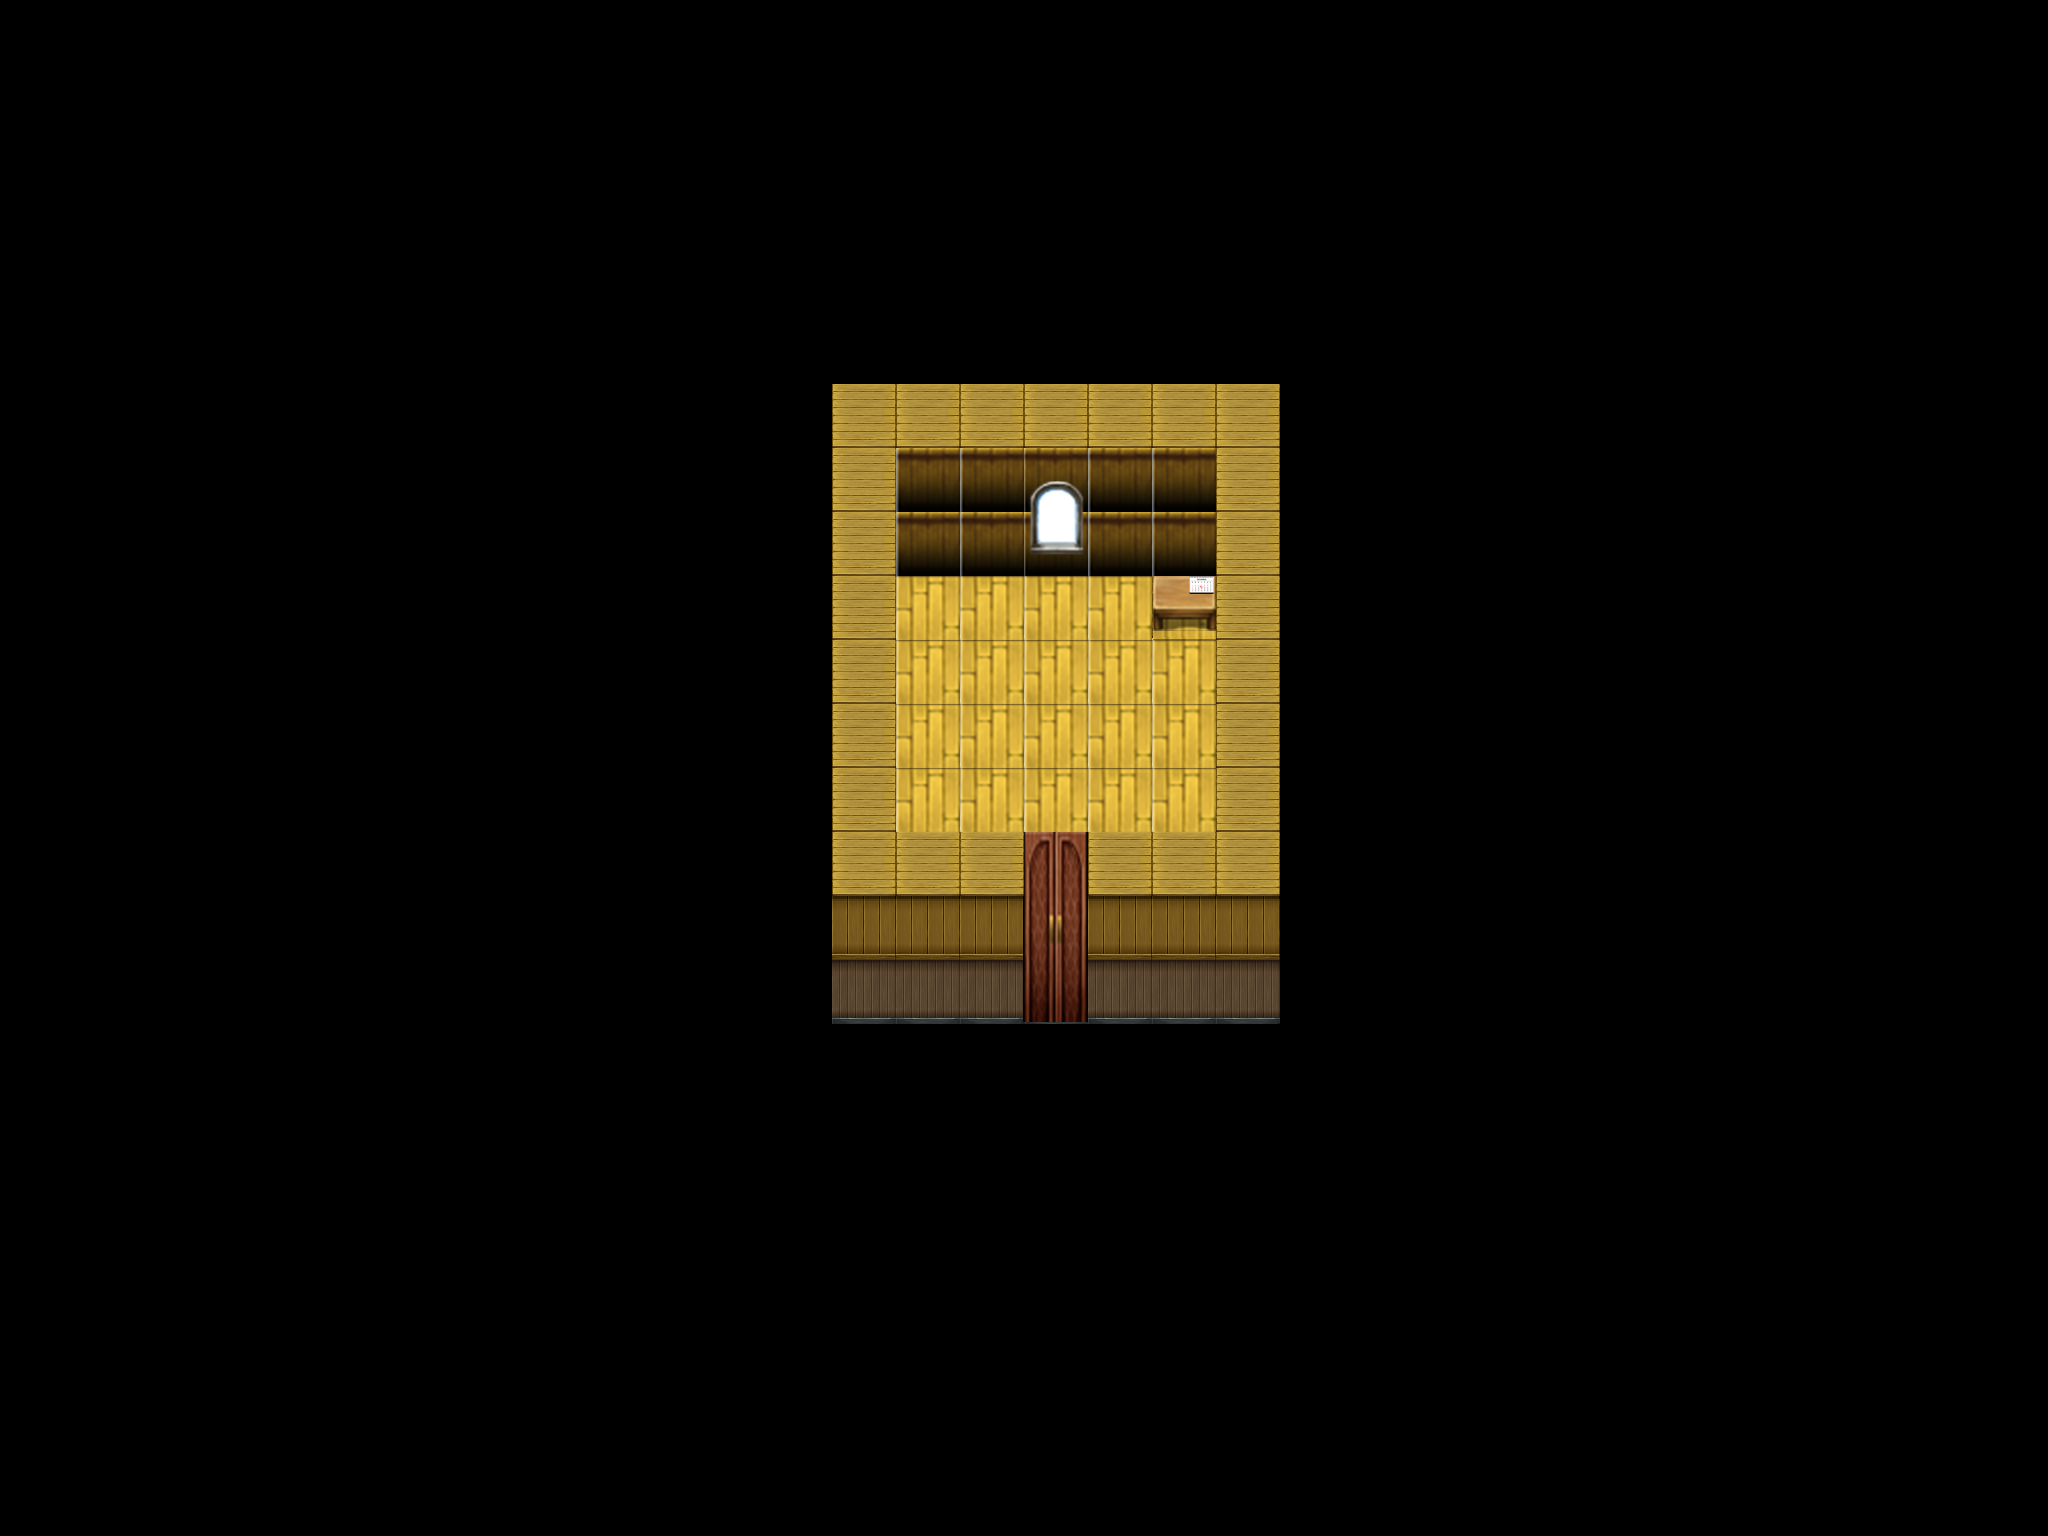

This game map was drawn from its Tiled (.tmx) file and the tilesets committed beside it. A one-line description and the trimmed map source follow:
An orthogonal 32x24 tile map with 64x64 px tiles, 1 tile layer (Background7) and 1 object (SpawnXY).

<map version="1.0" orientation="orthogonal" renderorder="right-down" width="32" height="24" tilewidth="64" tileheight="64" nextobjectid="3">
 <tileset firstgid="1" name="Map1-1" tilewidth="64" tileheight="64" tilecount="768" columns="32">
  <image source="Map1-1.png" width="2048" height="1536" />
  <tile id="142">
   <properties>
    <property name="Collidable" value="True" />
   </properties>
  </tile>
  <tile id="174">
   <properties>
    <property name="Collidable" value="True" />
   </properties>
  </tile>
  <tile id="207">
   <properties>
    <property name="Collidable" value="True" />
   </properties>
  </tile>
  <tile id="270">
   <properties>
    <property name="Collidable" value="False" />
   </properties>
  </tile>
  <tile id="372">
   <properties>
    <property name="Collidable" value="True" />
    <property name="Hint" value="True" />
   </properties>
  </tile>
  <tile id="529">
   <properties>
    <property name="Collidable" value="True" />
    <property name="Door" value="True" />
   </properties>
  </tile>
 </tileset>
 <layer name="Background7" width="32" height="24">
  <properties>
   <property name="Collidable" value="True" />
  </properties>
  <data>[768 cells, 768 non-empty, 22 distinct tile ids]</data>
 </layer>
 <objectgroup name="Spawn">
  <object id="1" name="SpawnXY" x="1050" y="680" width="48" height="48" />
 </objectgroup>
</map>
